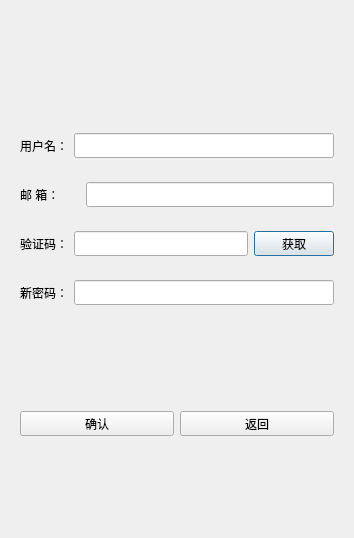
<?xml version="1.0" encoding="UTF-8"?>
<ui version="4.0">
 <class>ResetDialog</class>
 <widget class="QDialog" name="ResetDialog">
  <property name="geometry">
   <rect>
    <x>0</x>
    <y>0</y>
    <width>354</width>
    <height>538</height>
   </rect>
  </property>
  <property name="windowTitle">
   <string>Dialog</string>
  </property>
  <layout class="QVBoxLayout" name="verticalLayout">
   <item>
    <spacer name="verticalSpacer">
     <property name="orientation">
      <enum>Qt::Vertical</enum>
     </property>
     <property name="sizeHint" stdset="0">
      <size>
       <width>20</width>
       <height>40</height>
      </size>
     </property>
    </spacer>
   </item>
   <item>
    <widget class="QLabel" name="err_tip">
     <property name="minimumSize">
      <size>
       <width>0</width>
       <height>25</height>
      </size>
     </property>
     <property name="maximumSize">
      <size>
       <width>16777215</width>
       <height>25</height>
      </size>
     </property>
     <property name="text">
      <string/>
     </property>
     <property name="alignment">
      <set>Qt::AlignCenter</set>
     </property>
    </widget>
   </item>
   <item>
    <widget class="QWidget" name="widget" native="true">
     <layout class="QHBoxLayout" name="horizontalLayout">
      <item>
       <widget class="QLabel" name="user_lb">
        <property name="minimumSize">
         <size>
          <width>0</width>
          <height>25</height>
         </size>
        </property>
        <property name="maximumSize">
         <size>
          <width>16777215</width>
          <height>25</height>
         </size>
        </property>
        <property name="text">
         <string>用户名：</string>
        </property>
       </widget>
      </item>
      <item>
       <widget class="QLineEdit" name="user_edit">
        <property name="minimumSize">
         <size>
          <width>0</width>
          <height>25</height>
         </size>
        </property>
        <property name="maximumSize">
         <size>
          <width>16777215</width>
          <height>25</height>
         </size>
        </property>
       </widget>
      </item>
     </layout>
    </widget>
   </item>
   <item>
    <widget class="QWidget" name="widget_2" native="true">
     <layout class="QHBoxLayout" name="horizontalLayout_2">
      <item>
       <widget class="QLabel" name="email_lb">
        <property name="minimumSize">
         <size>
          <width>60</width>
          <height>25</height>
         </size>
        </property>
        <property name="maximumSize">
         <size>
          <width>60</width>
          <height>25</height>
         </size>
        </property>
        <property name="text">
         <string>邮 箱：</string>
        </property>
       </widget>
      </item>
      <item>
       <widget class="QLineEdit" name="email_edit">
        <property name="minimumSize">
         <size>
          <width>0</width>
          <height>25</height>
         </size>
        </property>
        <property name="maximumSize">
         <size>
          <width>16777215</width>
          <height>25</height>
         </size>
        </property>
       </widget>
      </item>
     </layout>
    </widget>
   </item>
   <item>
    <widget class="QWidget" name="widget_3" native="true">
     <layout class="QHBoxLayout" name="horizontalLayout_3">
      <item>
       <widget class="QLabel" name="varify_lb">
        <property name="minimumSize">
         <size>
          <width>0</width>
          <height>25</height>
         </size>
        </property>
        <property name="maximumSize">
         <size>
          <width>16777215</width>
          <height>25</height>
         </size>
        </property>
        <property name="text">
         <string>验证码：</string>
        </property>
       </widget>
      </item>
      <item>
       <widget class="QLineEdit" name="varify_edit">
        <property name="minimumSize">
         <size>
          <width>0</width>
          <height>25</height>
         </size>
        </property>
        <property name="maximumSize">
         <size>
          <width>16777215</width>
          <height>25</height>
         </size>
        </property>
       </widget>
      </item>
      <item>
       <widget class="TimerBtn" name="varify_btn">
        <property name="minimumSize">
         <size>
          <width>0</width>
          <height>25</height>
         </size>
        </property>
        <property name="maximumSize">
         <size>
          <width>16777215</width>
          <height>25</height>
         </size>
        </property>
        <property name="text">
         <string>获取</string>
        </property>
       </widget>
      </item>
     </layout>
    </widget>
   </item>
   <item>
    <widget class="QWidget" name="widget_4" native="true">
     <layout class="QHBoxLayout" name="horizontalLayout_4">
      <item>
       <widget class="QLabel" name="pwd_lb">
        <property name="minimumSize">
         <size>
          <width>0</width>
          <height>25</height>
         </size>
        </property>
        <property name="maximumSize">
         <size>
          <width>16777215</width>
          <height>25</height>
         </size>
        </property>
        <property name="text">
         <string>新密码：</string>
        </property>
       </widget>
      </item>
      <item>
       <widget class="QLineEdit" name="pwd_edit">
        <property name="minimumSize">
         <size>
          <width>0</width>
          <height>25</height>
         </size>
        </property>
        <property name="maximumSize">
         <size>
          <width>16777215</width>
          <height>25</height>
         </size>
        </property>
       </widget>
      </item>
     </layout>
    </widget>
   </item>
   <item>
    <spacer name="verticalSpacer_2">
     <property name="orientation">
      <enum>Qt::Vertical</enum>
     </property>
     <property name="sizeHint" stdset="0">
      <size>
       <width>20</width>
       <height>40</height>
      </size>
     </property>
    </spacer>
   </item>
   <item>
    <widget class="QWidget" name="widget_5" native="true">
     <layout class="QHBoxLayout" name="horizontalLayout_5">
      <item>
       <widget class="QPushButton" name="sure_btn">
        <property name="minimumSize">
         <size>
          <width>0</width>
          <height>25</height>
         </size>
        </property>
        <property name="maximumSize">
         <size>
          <width>16777215</width>
          <height>25</height>
         </size>
        </property>
        <property name="text">
         <string>确认</string>
        </property>
       </widget>
      </item>
      <item>
       <widget class="QPushButton" name="return_btn">
        <property name="minimumSize">
         <size>
          <width>0</width>
          <height>25</height>
         </size>
        </property>
        <property name="maximumSize">
         <size>
          <width>16777215</width>
          <height>25</height>
         </size>
        </property>
        <property name="text">
         <string>返回</string>
        </property>
       </widget>
      </item>
     </layout>
    </widget>
   </item>
   <item>
    <spacer name="verticalSpacer_3">
     <property name="orientation">
      <enum>Qt::Vertical</enum>
     </property>
     <property name="sizeHint" stdset="0">
      <size>
       <width>20</width>
       <height>40</height>
      </size>
     </property>
    </spacer>
   </item>
  </layout>
 </widget>
 <customwidgets>
  <customwidget>
   <class>TimerBtn</class>
   <extends>QPushButton</extends>
   <header location="global">timerbtn.h</header>
  </customwidget>
 </customwidgets>
 <resources/>
 <connections/>
</ui>
